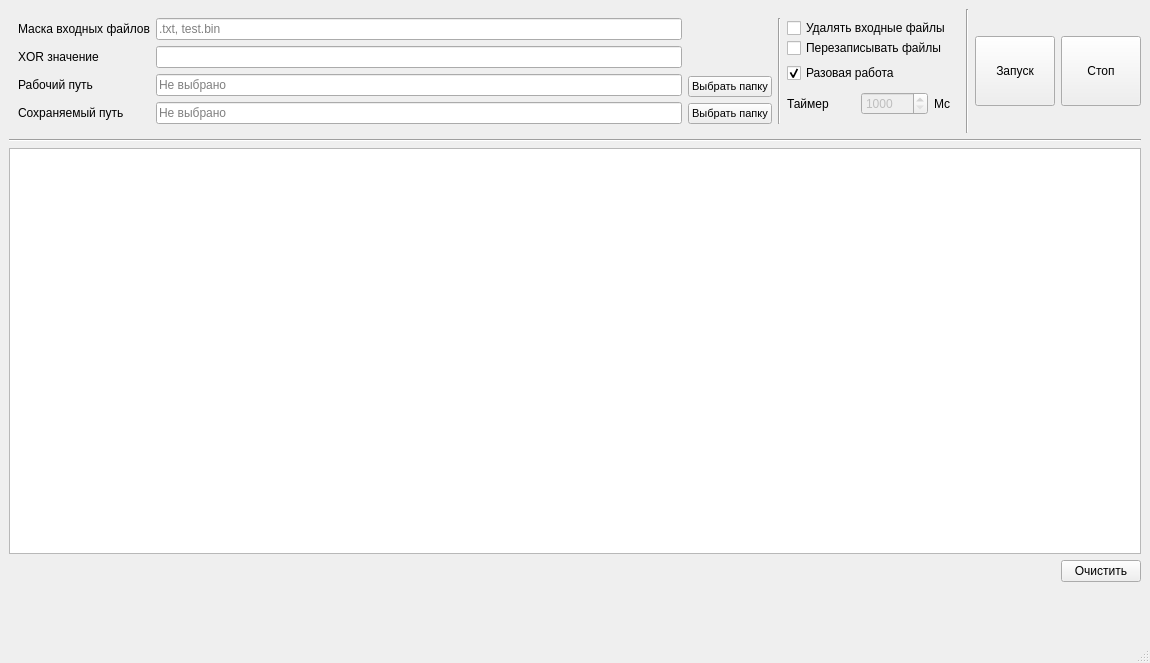
<?xml version="1.0" encoding="UTF-8"?>
<ui version="4.0">
 <class>MainWindow</class>
 <widget class="QMainWindow" name="MainWindow">
  <property name="geometry">
   <rect>
    <x>0</x>
    <y>0</y>
    <width>1150</width>
    <height>663</height>
   </rect>
  </property>
  <property name="windowTitle">
   <string>MainWindow</string>
  </property>
  <widget class="QWidget" name="centralwidget">
   <layout class="QVBoxLayout" name="verticalLayout_6">
    <item>
     <layout class="QHBoxLayout" name="horizontalLayout_6">
      <item>
       <widget class="QWidget" name="W_Settings" native="true">
        <layout class="QHBoxLayout" name="horizontalLayout_4">
         <item>
          <layout class="QHBoxLayout" name="horizontalLayout_3">
           <item>
            <layout class="QVBoxLayout" name="verticalLayout_5">
             <property name="spacing">
              <number>6</number>
             </property>
             <item>
              <widget class="QLabel" name="label_3">
               <property name="text">
                <string>Маска входных файлов</string>
               </property>
              </widget>
             </item>
             <item>
              <widget class="QLabel" name="label_5">
               <property name="text">
                <string>XOR значение</string>
               </property>
              </widget>
             </item>
             <item>
              <widget class="QLabel" name="label_7">
               <property name="text">
                <string>Рабочий путь</string>
               </property>
              </widget>
             </item>
             <item>
              <widget class="QLabel" name="label_2">
               <property name="text">
                <string>Сохраняемый путь</string>
               </property>
              </widget>
             </item>
            </layout>
           </item>
           <item>
            <layout class="QVBoxLayout" name="verticalLayout_3">
             <item>
              <widget class="QLineEdit" name="LE_Mask">
               <property name="sizePolicy">
                <sizepolicy hsizetype="Expanding" vsizetype="Fixed">
                 <horstretch>0</horstretch>
                 <verstretch>0</verstretch>
                </sizepolicy>
               </property>
               <property name="placeholderText">
                <string>.txt, test.bin</string>
               </property>
              </widget>
             </item>
             <item>
              <widget class="QLineEdit" name="LE_Xor">
               <property name="maxLength">
                <number>60</number>
               </property>
               <property name="placeholderText">
                <string/>
               </property>
              </widget>
             </item>
             <item>
              <widget class="QLineEdit" name="LE_WorkFolder">
               <property name="enabled">
                <bool>true</bool>
               </property>
               <property name="text">
                <string/>
               </property>
               <property name="dragEnabled">
                <bool>false</bool>
               </property>
               <property name="readOnly">
                <bool>true</bool>
               </property>
               <property name="placeholderText">
                <string>Не выбрано</string>
               </property>
              </widget>
             </item>
             <item>
              <widget class="QLineEdit" name="LE_SaveFolder">
               <property name="enabled">
                <bool>true</bool>
               </property>
               <property name="text">
                <string/>
               </property>
               <property name="dragEnabled">
                <bool>false</bool>
               </property>
               <property name="readOnly">
                <bool>true</bool>
               </property>
               <property name="placeholderText">
                <string>Не выбрано</string>
               </property>
              </widget>
             </item>
            </layout>
           </item>
           <item>
            <layout class="QVBoxLayout" name="verticalLayout_2">
             <item>
              <widget class="QLabel" name="label_6">
               <property name="text">
                <string/>
               </property>
              </widget>
             </item>
             <item>
              <widget class="QPushButton" name="PB_WorkFolder">
               <property name="sizePolicy">
                <sizepolicy hsizetype="Fixed" vsizetype="Fixed">
                 <horstretch>0</horstretch>
                 <verstretch>0</verstretch>
                </sizepolicy>
               </property>
               <property name="font">
                <font>
                 <pointsize>8</pointsize>
                </font>
               </property>
               <property name="cursor">
                <cursorShape>PointingHandCursor</cursorShape>
               </property>
               <property name="text">
                <string>Выбрать папку</string>
               </property>
              </widget>
             </item>
             <item>
              <widget class="QPushButton" name="PB_SaveFolder">
               <property name="sizePolicy">
                <sizepolicy hsizetype="Fixed" vsizetype="Fixed">
                 <horstretch>0</horstretch>
                 <verstretch>0</verstretch>
                </sizepolicy>
               </property>
               <property name="font">
                <font>
                 <pointsize>8</pointsize>
                </font>
               </property>
               <property name="cursor">
                <cursorShape>PointingHandCursor</cursorShape>
               </property>
               <property name="text">
                <string>Выбрать папку</string>
               </property>
              </widget>
             </item>
            </layout>
           </item>
          </layout>
         </item>
         <item>
          <widget class="Line" name="line">
           <property name="orientation">
            <enum>Qt::Vertical</enum>
           </property>
          </widget>
         </item>
         <item>
          <layout class="QVBoxLayout" name="verticalLayout">
           <property name="spacing">
            <number>0</number>
           </property>
           <item>
            <widget class="QCheckBox" name="CB_Delete">
             <property name="text">
              <string>Удалять входные файлы</string>
             </property>
            </widget>
           </item>
           <item>
            <widget class="QCheckBox" name="CB_Overwrite">
             <property name="text">
              <string>Перезаписывать файлы</string>
             </property>
            </widget>
           </item>
           <item>
            <layout class="QVBoxLayout" name="verticalLayout_4">
             <property name="spacing">
              <number>0</number>
             </property>
             <property name="topMargin">
              <number>5</number>
             </property>
             <item>
              <widget class="QCheckBox" name="CB_PeriodMode">
               <property name="text">
                <string>Разовая работа</string>
               </property>
               <property name="checkable">
                <bool>true</bool>
               </property>
               <property name="checked">
                <bool>true</bool>
               </property>
              </widget>
             </item>
             <item>
              <layout class="QHBoxLayout" name="horizontalLayout_2">
               <property name="spacing">
                <number>6</number>
               </property>
               <item>
                <widget class="QLabel" name="label_4">
                 <property name="sizePolicy">
                  <sizepolicy hsizetype="Minimum" vsizetype="Preferred">
                   <horstretch>0</horstretch>
                   <verstretch>0</verstretch>
                  </sizepolicy>
                 </property>
                 <property name="text">
                  <string>Таймер</string>
                 </property>
                </widget>
               </item>
               <item>
                <layout class="QHBoxLayout" name="horizontalLayout">
                 <item>
                  <widget class="QSpinBox" name="SB_Time">
                   <property name="enabled">
                    <bool>false</bool>
                   </property>
                   <property name="sizePolicy">
                    <sizepolicy hsizetype="Preferred" vsizetype="Fixed">
                     <horstretch>0</horstretch>
                     <verstretch>0</verstretch>
                    </sizepolicy>
                   </property>
                   <property name="minimum">
                    <number>1000</number>
                   </property>
                   <property name="maximum">
                    <number>999999999</number>
                   </property>
                  </widget>
                 </item>
                 <item>
                  <widget class="QLabel" name="label">
                   <property name="styleSheet">
                    <string notr="true">QLabel {
	font: 600 10pt &quot;Segoe UI&quot;;
	color: black;
}</string>
                   </property>
                   <property name="text">
                    <string>Мс</string>
                   </property>
                  </widget>
                 </item>
                </layout>
               </item>
              </layout>
             </item>
            </layout>
           </item>
          </layout>
         </item>
        </layout>
       </widget>
      </item>
      <item>
       <widget class="Line" name="line_2">
        <property name="orientation">
         <enum>Qt::Vertical</enum>
        </property>
       </widget>
      </item>
      <item>
       <widget class="QPushButton" name="PB_Start">
        <property name="sizePolicy">
         <sizepolicy hsizetype="Minimum" vsizetype="Fixed">
          <horstretch>0</horstretch>
          <verstretch>0</verstretch>
         </sizepolicy>
        </property>
        <property name="maximumSize">
         <size>
          <width>16777215</width>
          <height>70</height>
         </size>
        </property>
        <property name="cursor">
         <cursorShape>PointingHandCursor</cursorShape>
        </property>
        <property name="autoFillBackground">
         <bool>false</bool>
        </property>
        <property name="text">
         <string>Запуск</string>
        </property>
        <property name="checkable">
         <bool>false</bool>
        </property>
        <property name="autoRepeat">
         <bool>false</bool>
        </property>
        <property name="autoDefault">
         <bool>false</bool>
        </property>
        <property name="default">
         <bool>false</bool>
        </property>
        <property name="flat">
         <bool>false</bool>
        </property>
       </widget>
      </item>
      <item>
       <widget class="QPushButton" name="PB_Stop">
        <property name="sizePolicy">
         <sizepolicy hsizetype="Preferred" vsizetype="Fixed">
          <horstretch>0</horstretch>
          <verstretch>0</verstretch>
         </sizepolicy>
        </property>
        <property name="maximumSize">
         <size>
          <width>16777215</width>
          <height>70</height>
         </size>
        </property>
        <property name="cursor">
         <cursorShape>PointingHandCursor</cursorShape>
        </property>
        <property name="text">
         <string>Стоп</string>
        </property>
       </widget>
      </item>
     </layout>
    </item>
    <item>
     <widget class="Line" name="line_3">
      <property name="orientation">
       <enum>Qt::Horizontal</enum>
      </property>
     </widget>
    </item>
    <item>
     <widget class="QListWidget" name="LW_Result">
      <property name="sizePolicy">
       <sizepolicy hsizetype="Preferred" vsizetype="MinimumExpanding">
        <horstretch>0</horstretch>
        <verstretch>0</verstretch>
       </sizepolicy>
      </property>
     </widget>
    </item>
    <item>
     <layout class="QHBoxLayout" name="horizontalLayout_5">
      <item>
       <spacer name="horizontalSpacer">
        <property name="orientation">
         <enum>Qt::Horizontal</enum>
        </property>
        <property name="sizeHint" stdset="0">
         <size>
          <width>40</width>
          <height>20</height>
         </size>
        </property>
       </spacer>
      </item>
      <item>
       <widget class="QPushButton" name="PB_ClearList">
        <property name="text">
         <string>Очистить</string>
        </property>
       </widget>
      </item>
     </layout>
    </item>
    <item>
     <spacer name="verticalSpacer">
      <property name="orientation">
       <enum>Qt::Vertical</enum>
      </property>
      <property name="sizeType">
       <enum>QSizePolicy::Minimum</enum>
      </property>
      <property name="sizeHint" stdset="0">
       <size>
        <width>13</width>
        <height>50</height>
       </size>
      </property>
     </spacer>
    </item>
   </layout>
  </widget>
  <widget class="QMenuBar" name="menubar">
   <property name="geometry">
    <rect>
     <x>0</x>
     <y>0</y>
     <width>1150</width>
     <height>21</height>
    </rect>
   </property>
  </widget>
  <widget class="QStatusBar" name="statusbar"/>
 </widget>
 <resources/>
 <connections/>
</ui>
